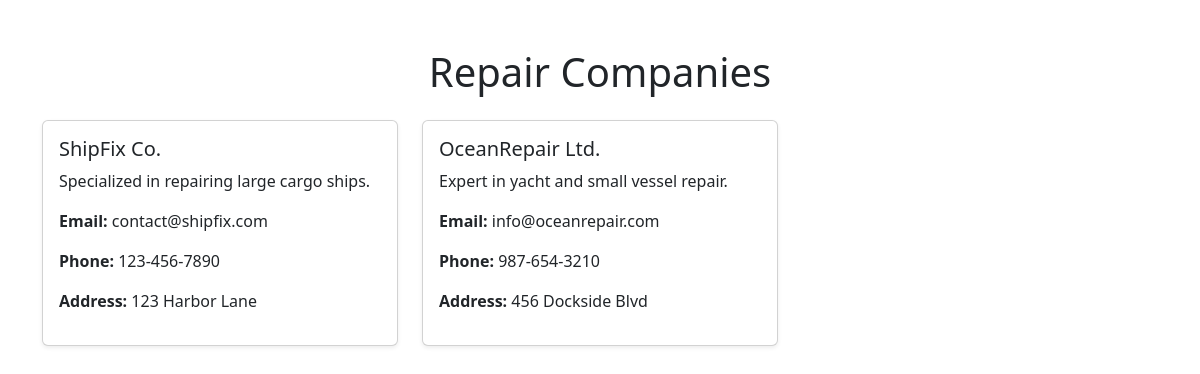
The app's page /repair-companies/ with its own data.
### core/models.py (models this page shows, shortened)
class RepairCompany(models.Model):
    name = models.CharField(max_length=200)
    description = models.TextField()
    contact_email = models.EmailField()
    phone_number = models.CharField(max_length=15, blank=True, null=True)
    address = models.TextField(blank=True, null=True)
    created_at = models.DateTimeField(auto_now_add=True)

### core/views.py (the view)
# urls.py: path('repair-companies/', views.repair_companies, name='repair_companies'),
def repair_companies(request):
    companies = RepairCompany.objects.all()
    return render(request, 'core/repair_companies.html', {'companies': companies})

### core/templates/core/repair_companies.html (shortened to what this page needs)
﻿{% extends 'base.html' %}
{% block content %}
<h1 class="text-center my-4">Repair Companies</h1>
<div class="row">
    {% for company in companies %}
    <div class="col-md-4">
        <div class="card mb-4 shadow-sm">
            <div class="card-body">
                <h5 class="card-title">{{ company.name }}</h5>
                <p class="card-text">{{ company.description }}</p>
                <p><strong>Email:</strong> {{ company.contact_email }}</p>
                {% if company.phone_number %}
                <p><strong>Phone:</strong> {{ company.phone_number }}</p>
                {% endif %}
                {% if company.address %}
                <p><strong>Address:</strong> {{ company.address }}</p>
                {% endif %}
            </div>
        </div>
    </div>
    {% endfor %}
</div>
{% endblock %}

### records on screen
RepairCompany: name "ShipFix Co.", description "Specialized in repairing large cargo ships.", contact_email "contact@shipfix.com", phone_number "123-456-7890", address "123 Harbor Lane"
RepairCompany: name "OceanRepair Ltd.", description "Expert in yacht and small vessel repair.", contact_email "info@oceanrepair.com", phone_number "987-654-3210", address "456 Dockside Blvd"
